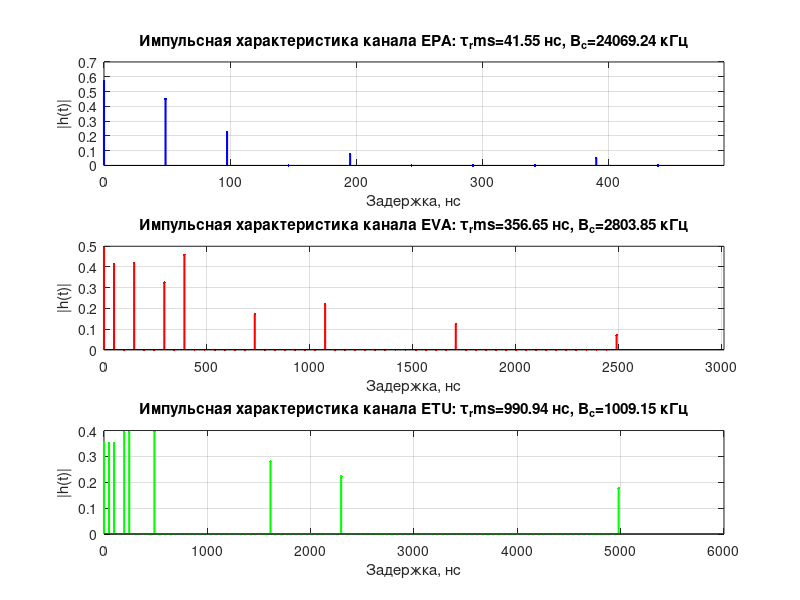
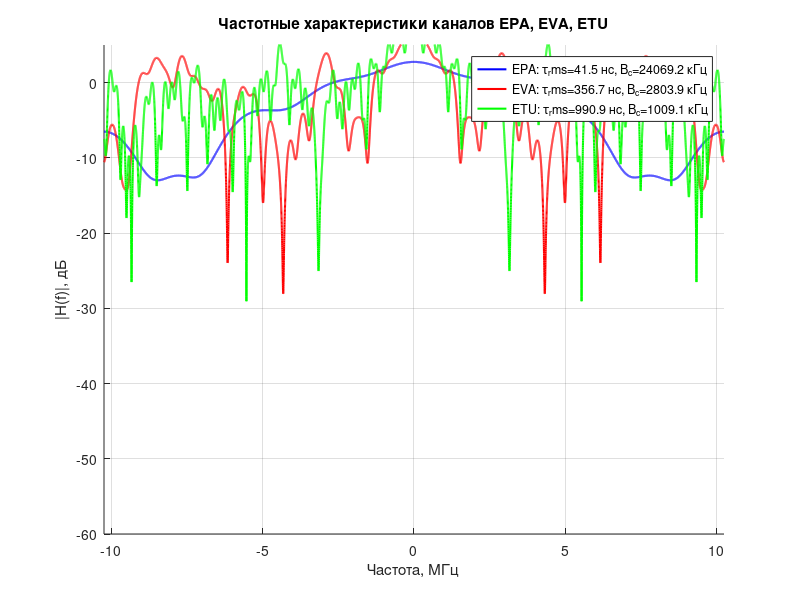

Recreate these plots in MATLAB, in order. (Note: this script raises an error after producing the figures.)
clc; clear; close all;

Nfft = 2048;                    % Размер FFT 
M_data = 16;                    % Модуляция данных: 16-QAM
M_pilot = 4;                    % Модуляция пилотов: QPSK 
CP_len = round(Nfft/4);         % Длина CP = 1/4 * Nfft = 512
T_sym = 100e-6;                 % Длительность OFDM-символа 100 мкс 
Fs = Nfft / T_sym;              % Частота дискретизации = 20.48 МГц
SNR_dB = 1:2:30;                % Диапазон SNR (дБ)
NumOfdmSymbols = 200;           % Количество OFDM символов

% ПРОФИЛИ КАНАЛОВ EPA, EVA, ETU 
% Задержки в наносекундах
EPA_delays_ns = [0, 30, 70, 80, 110, 190, 410];
EVA_delays_ns = [0, 30, 150, 310, 370, 710, 1090, 1730, 2510];
ETU_delays_ns = [0, 50, 120, 200, 230, 500, 1600, 2300, 5000];

% Средние относительные мощности в дБ
EPA_gains_dB = [0, -1, -2, -3, -8, -17.2, -20.8];
EVA_gains_dB = [0, -1.5, -1.4, -3.6, -0.6, -9.1, -7, -12, -16.9];
ETU_gains_dB = [-1, -1, -1, 0, 0, 0, -3, -5, -7];

% Перевод задержек в секунды
EPA_delays = EPA_delays_ns * 1e-9;
EVA_delays = EVA_delays_ns * 1e-9;
ETU_delays = ETU_delays_ns * 1e-9;

% Линейные мощности (нормированные)
EPA_gains_lin = 10.^(EPA_gains_dB/10);
EVA_gains_lin = 10.^(EVA_gains_dB/10);
ETU_gains_lin = 10.^(ETU_gains_dB/10);

EPA_gains_lin = EPA_gains_lin / sum(EPA_gains_lin);
EVA_gains_lin = EVA_gains_lin / sum(EVA_gains_lin);
ETU_gains_lin = ETU_gains_lin / sum(ETU_gains_lin);

channel_names = {'EPA', 'EVA', 'ETU'};
colors_ch = {'b', 'r', 'g'};

%% ДОП ЗАДАНИЕ 2.1: ПОСТРОЕНИЕ ИХ И ЧХ КАНАЛОВ EPA, EVA, ETU
fprintf('\nДОП ЗАДАНИЕ 2.1: ИХ и ЧХ каналов EPA, EVA, ETU\n');

channels_delays = {EPA_delays, EVA_delays, ETU_delays};
channels_gains = {EPA_gains_lin, EVA_gains_lin, ETU_gains_lin};

figure(14);

for ch_idx = 1:3
    tau = channels_delays{ch_idx};
    P_lin = channels_gains{ch_idx};

    tau_max_samples = round(tau(end) * Fs);
    h_len = max(tau_max_samples + 1, 10);
    h = zeros(1, h_len);

    for p = 1:length(tau)
        idx = round(tau(p) * Fs) + 1;
        if idx <= h_len
            h(idx) = sqrt(P_lin(p));
        end
    end

    Nfft_ch = 2^14;
    H = fftshift(fft(h, Nfft_ch));
    f_ch = (-Nfft_ch/2 : Nfft_ch/2-1) * (Fs / Nfft_ch);
    H_db = 20 * log10(abs(H) + eps);

    tau_avg = sum(P_lin .* tau) / sum(P_lin);
    tau_rms = sqrt(sum(P_lin .* (tau - tau_avg).^2) / sum(P_lin));
    Bc = 1 / tau_rms;

    subplot(3,1,ch_idx);
    stem((0:h_len-1)/Fs*1e9, abs(h), [colors_ch{ch_idx}, '.'], 'MarkerSize', 6, 'LineWidth', 1.5);
    title(sprintf('Импульсная характеристика канала %s: τ_rms=%.2f нс, B_c=%.2f кГц', ...
        channel_names{ch_idx}, tau_rms*1e9, Bc/1e3));
    xlabel('Задержка, нс'); 
    ylabel('|h(t)|');
    xlim([0, tau(end)*1e9*1.2]);
    grid on;

    fprintf('Канал %s: τ_rms = %.2f нс, B_c = %.2f кГц, h_len = %d отсчетов\n', ...
        channel_names{ch_idx}, tau_rms*1e9, Bc/1e3, h_len);
end

figure(15);
hold on; grid on;

for ch_idx = 1:3
    tau = channels_delays{ch_idx};
    P_lin = channels_gains{ch_idx};

    tau_max_samples = round(tau(end) * Fs);
    h_len = max(tau_max_samples + 1, 10);
    h = zeros(1, h_len);

    for p = 1:length(tau)
        idx = round(tau(p) * Fs) + 1;
        if idx <= h_len
            h(idx) = sqrt(P_lin(p));
        end
    end

    Nfft_ch = 2^14;
    H = fftshift(fft(h, Nfft_ch));
    f_ch = (-Nfft_ch/2 : Nfft_ch/2-1) * (Fs / Nfft_ch);
    H_db = 20 * log10(abs(H) + eps);

    tau_avg = sum(P_lin .* tau) / sum(P_lin);
    tau_rms = sqrt(sum(P_lin .* (tau - tau_avg).^2) / sum(P_lin));
    Bc = 1 / tau_rms;

    plot(f_ch/1e6, H_db, [colors_ch{ch_idx}, '-'], 'LineWidth', 1.5, ...
        'DisplayName', sprintf('%s: τ_rms=%.1f нс, B_c=%.1f кГц', ...
        channel_names{ch_idx}, tau_rms*1e9, Bc/1e3));
end

xlabel('Частота, МГц');
ylabel('|H(f)|, дБ');
title('Частотные характеристики каналов EPA, EVA, ETU');
legend('Location', 'best');
xlim([-Fs/2/1e6, Fs/2/1e6]);
ylim([-60, 5]);
hold off;

%% ДОП ЗАДАНИЕ 2.2: АНАЛИТИЧЕСКАЯ ОЦЕНКА СЕЛЕКТИВНОСТИ
fprintf('\nДОП ЗАДАНИЕ 2.2: Анализ селективности\n');

B_signal = 1 / T_sym;
B_signal_total = Fs;

fprintf('Полоса OFDM сигнала (одна поднесущая): B = %.2f кГц\n', B_signal/1e3);
fprintf('Полная полоса OFDM сигнала: B_total = %.2f МГц\n', B_signal_total/1e6);
fprintf('\n');

for ch_idx = 1:3
    tau = channels_delays{ch_idx};
    P_lin = channels_gains{ch_idx};

    tau_avg = sum(P_lin .* tau) / sum(P_lin);
    tau_rms = sqrt(sum(P_lin .* (tau - tau_avg).^2) / sum(P_lin));
    Bc = 1 / tau_rms;

    fprintf('Канал %s:\n', channel_names{ch_idx});
    fprintf('  τ_rms = %.2f нс\n', tau_rms*1e9);
    fprintf('  B_c = %.2f кГц\n', Bc/1e3);

    if B_signal_total < Bc
        fprintf('  B_total < B_c => ПЛОСКИЕ замирания\n');
    else
        fprintf('  B_total > B_c => ЧАСТОТНО-СЕЛЕКТИВНЫЕ замирания\n');
    end

    if tau_rms < T_sym
        fprintf('  τ_rms < T_sym => МСИ устраняется CP\n');
    else
        fprintf('  τ_rms > T_sym => МСИ не устраняется полностью\n');
    end
    fprintf('\n');
end

%% ДОП ЗАДАНИЕ 2.3-2.4: BER В КАНАЛАХ С ЗАМИРАНИЯМИ (EPA, EVA, ETU)
fprintf('ДОП ЗАДАНИЕ 2.3-2.4: BER в каналах с замираниями\n');

NumSC_fad = 1200;
NumGuardSC_fad = round((Nfft - NumSC_fad)/2);

pilot_step_fad = 16;
pilot_idx_fad = 1:pilot_step_fad:NumSC_fad;
data_idx_fad = setdiff(1:NumSC_fad, pilot_idx_fad);

nDataSymbols_fad = length(data_idx_fad);
nPilots_fad = length(pilot_idx_fad);

rayleighchan_EPA = comm.RayleighChannel( ...
    'SampleRate', Fs, ...
    'PathDelays', EPA_delays, ...
    'AveragePathGains', EPA_gains_dB, ...
    'MaximumDopplerShift', 0, ...
    'NormalizePathGains', true);

rayleighchan_EVA = comm.RayleighChannel( ...
    'SampleRate', Fs, ...
    'PathDelays', EVA_delays, ...
    'AveragePathGains', EVA_gains_dB, ...
    'MaximumDopplerShift', 0, ...
    'NormalizePathGains', true);

rayleighchan_ETU = comm.RayleighChannel( ...
    'SampleRate', Fs, ...
    'PathDelays', ETU_delays, ...
    'AveragePathGains', ETU_gains_dB, ...
    'MaximumDopplerShift', 0, ...
    'NormalizePathGains', true);

channels_fad = {rayleighchan_EPA, rayleighchan_EVA, rayleighchan_ETU};

BER_fading = zeros(length(channels_fad), length(SNR_dB));

for ch_idx = 1:length(channels_fad)
    fprintf('Канал %s:\n', channel_names{ch_idx});

    for k = 1:length(SNR_dB)
        errorBits = 0;
        totalBits = NumOfdmSymbols * nDataSymbols_fad * log2(M_data);

        for sym = 1:NumOfdmSymbols
            data_bits = randi([0 1], nDataSymbols_fad * log2(M_data), 1);
            data_symbols = bi2de(reshape(data_bits, log2(M_data), []).', 'left-msb');
            mod_data = qammod(data_symbols, M_data, 'UnitAveragePower', true);

            pilot_bits = randi([0 1], nPilots_fad * log2(M_pilot), 1);
            pilot_symbols = bi2de(reshape(pilot_bits, log2(M_pilot), []).', 'left-msb');
            mod_pilots = qammod(pilot_symbols, M_pilot, 'UnitAveragePower', true);

            Sp = zeros(Nfft, 1);
            Sp(NumGuardSC_fad + data_idx_fad) = mod_data;
            Sp(NumGuardSC_fad + pilot_idx_fad) = mod_pilots;

            Sig = ifft(ifftshift(Sp));
            Sig_CP = [Sig(end-CP_len+1:end); Sig];

            release(channels_fad{ch_idx});
            Rx_Signal = channels_fad{ch_idx}(Sig_CP);

            Ps = mean(abs(Rx_Signal).^2);
            SNR_linear = 10^(SNR_dB(k)/10);
            N0 = Ps / SNR_linear;
            sigma_noise = sqrt(N0/2);
            noise = sigma_noise * (randn(size(Rx_Signal)) + 1j*randn(size(Rx_Signal)));
            Rx_Signal = Rx_Signal + noise;

            Sig_rec = Rx_Signal(CP_len+1:CP_len+Nfft);
            Sp_rec = fftshift(fft(Sig_rec));

            H_pilots = Sp_rec(NumGuardSC_fad + pilot_idx_fad) ./ mod_pilots;
            H_est = interp1(pilot_idx_fad, H_pilots, (1:NumSC_fad)', 'linear', 'extrap');

            Sp_eq = Sp_rec(NumGuardSC_fad + data_idx_fad) ./ H_est(data_idx_fad);

            demod_symbols = qamdemod(Sp_eq, M_data, 'UnitAveragePower', true);
            bits_rx = reshape(de2bi(demod_symbols, log2(M_data), 'left-msb').', [], 1);

            errorBits = errorBits + sum(data_bits ~= bits_rx);
        end

        BER_fading(ch_idx, k) = errorBits / totalBits;
    end

    fprintf('  BER при SNR=10 дБ = %e\n', BER_fading(ch_idx, 6));
end

figure(16);
hold on; grid on;
markers_ch = {'o-', 's-', 'd-'};

for ch_idx = 1:length(channels_fad)
    plot(SNR_dB, BER_fading(ch_idx,:), [colors_ch{ch_idx} markers_ch{ch_idx}], ...
        'LineWidth', 1.5, 'MarkerSize', 6, ...
        'DisplayName', sprintf('%s (с эквалайзером)', channel_names{ch_idx}));
end

plot(SNR_dB, berawgn(SNR_dB, 'qam', M_data), '--k', 'LineWidth', 2, ...
    'DisplayName', 'Теория AWGN (berawgn)');

xlabel('SNR (дБ)');
ylabel('BER');
title('Помехоустойчивость OFDM в каналах с замираниями (EPA, EVA, ETU)');
legend('Location', 'southwest');
set(gca, 'YScale', 'log');
ylim([1e-5 1]);
hold off;

%% ДОП ЗАДАНИЕ 2.5: СОЗВЕЗДИЕ ДО И ПОСЛЕ ЭКВАЛАЙЗЕРА
fprintf('\nСозвездие до и после эквалайзера (канал EPA, SNR=15 дБ)\n');

SNR_test = 15;
SNR_linear_test = 10^(SNR_test/10);

release(channels_fad{1});

constellation_before_eq = [];
constellation_after_eq = [];
data_all = [];
errorBits_const = 0;
totalBits_const = NumOfdmSymbols * nDataSymbols_fad * log2(M_data);

for sym = 1:NumOfdmSymbols
    data_bits = randi([0 1], nDataSymbols_fad * log2(M_data), 1);
    data_symbols = bi2de(reshape(data_bits, log2(M_data), []).', 'left-msb');
    mod_data = qammod(data_symbols, M_data, 'UnitAveragePower', true);

    pilot_bits = randi([0 1], nPilots_fad * log2(M_pilot), 1);
    pilot_symbols = bi2de(reshape(pilot_bits, log2(M_pilot), []).', 'left-msb');
    mod_pilots = qammod(pilot_symbols, M_pilot, 'UnitAveragePower', true);

    Sp = zeros(Nfft, 1);
    Sp(NumGuardSC_fad + data_idx_fad) = mod_data;
    Sp(NumGuardSC_fad + pilot_idx_fad) = mod_pilots;

    Sig = ifft(ifftshift(Sp));
    Sig_CP = [Sig(end-CP_len+1:end); Sig];

    Rx_Signal = channels_fad{1}(Sig_CP);

    Ps = mean(abs(Rx_Signal).^2);
    N0 = Ps / SNR_linear_test;
    sigma_noise = sqrt(N0/2);
    noise = sigma_noise * (randn(size(Rx_Signal)) + 1j*randn(size(Rx_Signal)));
    Rx_Signal = Rx_Signal + noise;

    Sig_rec = Rx_Signal(CP_len+1:CP_len+Nfft);
    Sp_rec = fftshift(fft(Sig_rec));

    if sym <= 5
        constellation_before_eq = [constellation_before_eq; Sp_rec(NumGuardSC_fad + data_idx_fad)];
    end

    H_pilots = Sp_rec(NumGuardSC_fad + pilot_idx_fad) ./ mod_pilots;
    H_est = interp1(pilot_idx_fad, H_pilots, (1:NumSC_fad)', 'linear', 'extrap');

    Sp_eq = Sp_rec(NumGuardSC_fad + data_idx_fad) ./ H_est(data_idx_fad);

    if sym <= 5
        constellation_after_eq = [constellation_after_eq; Sp_eq];
        data_all = [data_all; mod_data];
    end

    demod_symbols = qamdemod(Sp_eq, M_data, 'UnitAveragePower', true);
    bits_rx = reshape(de2bi(demod_symbols, log2(M_data), 'left-msb').', [], 1);
    errorBits_const = errorBits_const + sum(data_bits ~= bits_rx);
end

BER_const = errorBits_const / totalBits_const;
fprintf('BER при SNR=%d дБ в канале EPA = %e\n', SNR_test, BER_const);

figure(17);
subplot(1,2,1);
plot(real(constellation_before_eq), imag(constellation_before_eq), 'b.', 'MarkerSize', 3);
title('Созвездие ДО эквалайзера (канал EPA)');
xlabel('I'); ylabel('Q');
grid on; axis equal;
xlim([-3, 3]); ylim([-3, 3]);

subplot(1,2,2);
plot(real(constellation_after_eq), imag(constellation_after_eq), 'r.', 'MarkerSize', 3);
hold on;
ideal_const = qammod(0:15, 16, 'UnitAveragePower', true);
plot(real(ideal_const), imag(ideal_const), 'kx', 'MarkerSize', 10, 'LineWidth', 2);
title(sprintf('Созвездие ПОСЛЕ эквалайзера (BER=%.2e)', BER_const));
xlabel('I'); ylabel('Q');
grid on; axis equal;
xlim([-3, 3]); ylim([-3, 3]);
legend('Принятые символы', 'Идеальное созвездие');
hold off;
